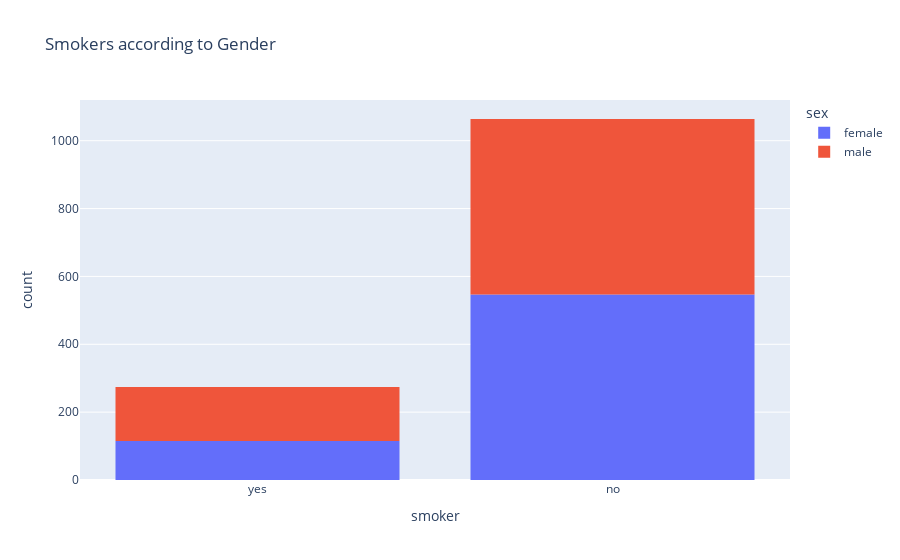

The notebook cell saved with this chart:
### Code cell
px.histogram(data, x = "smoker", color = "sex", title = "Smokers according to Gender")

### Figure 1 — Plotly figure (JSON) as saved in the notebook; plotly's stock layout.template omitted (floating-point values rounded to 4 significant figures; data arrays with more than 128 entries replaced by an {"elided": "..."} marker saying what was removed)
{"data": [{"alignmentgroup": "True", "bingroup": "x", "hovertemplate": "sex=female<br>smoker=%{x}<br>count=%{y}<extra></extra>", "legendgroup": "female", "marker": {"color": "#636efa", "pattern": {"shape": ""}}, "name": "female", "offsetgroup": "female", "orientation": "v", "showlegend": true, "type": "histogram", "x": {"elided": "662 str values"}, "xaxis": "x", "yaxis": "y"}, {"alignmentgroup": "True", "bingroup": "x", "hovertemplate": "sex=male<br>smoker=%{x}<br>count=%{y}<extra></extra>", "legendgroup": "male", "marker": {"color": "#EF553B", "pattern": {"shape": ""}}, "name": "male", "offsetgroup": "male", "orientation": "v", "showlegend": true, "type": "histogram", "x": {"elided": "676 str values"}, "xaxis": "x", "yaxis": "y"}], "layout": {"barmode": "relative", "legend": {"title": {"text": "sex"}, "tracegroupgap": 0}, "title": {"text": "Smokers according to Gender"}, "xaxis": {"anchor": "y", "domain": [0, 1], "title": {"text": "smoker"}}, "yaxis": {"anchor": "x", "domain": [0, 1], "title": {"text": "count"}}}}
